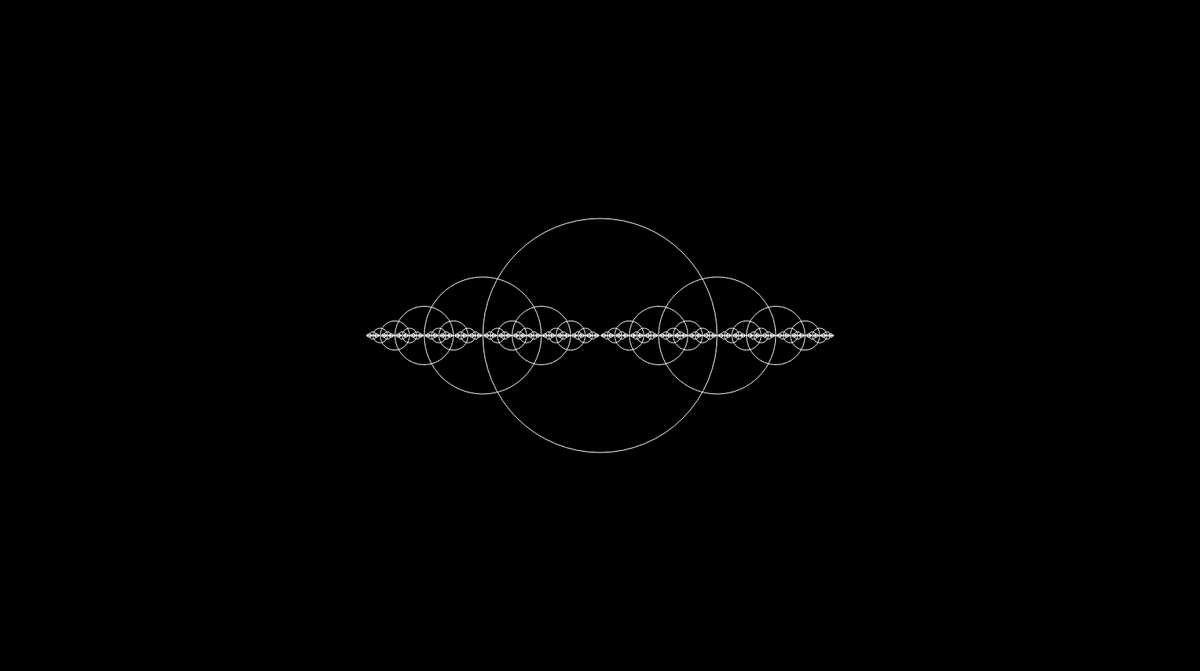
Frame 1 (no input)
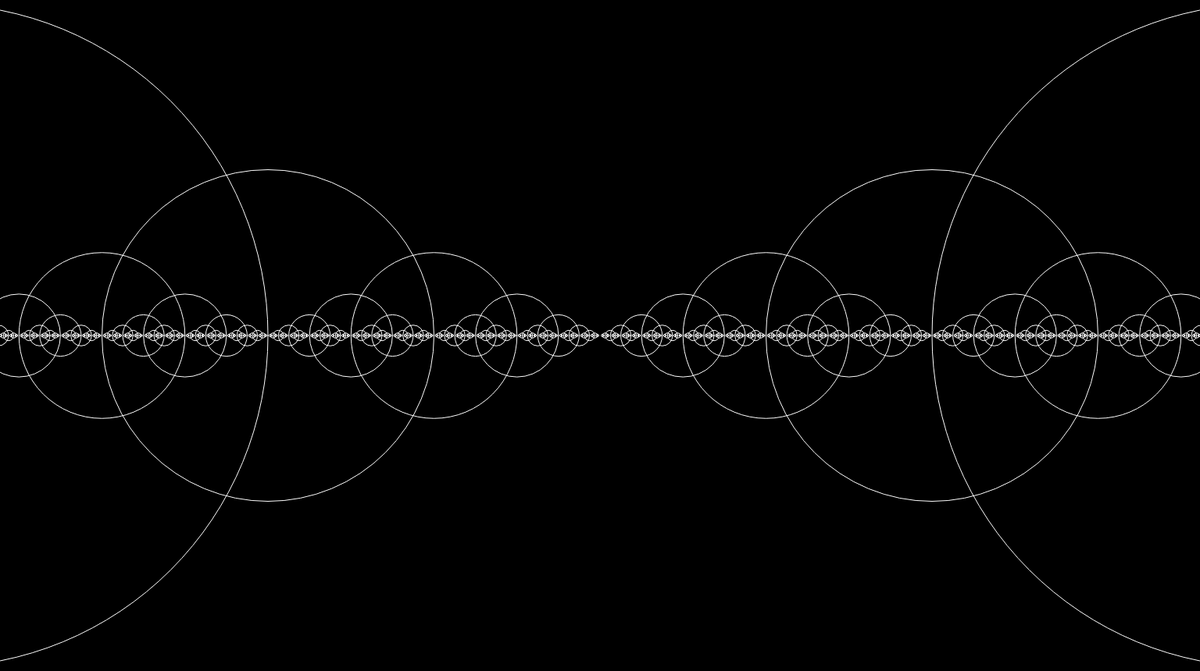
Frame 60 (no input)
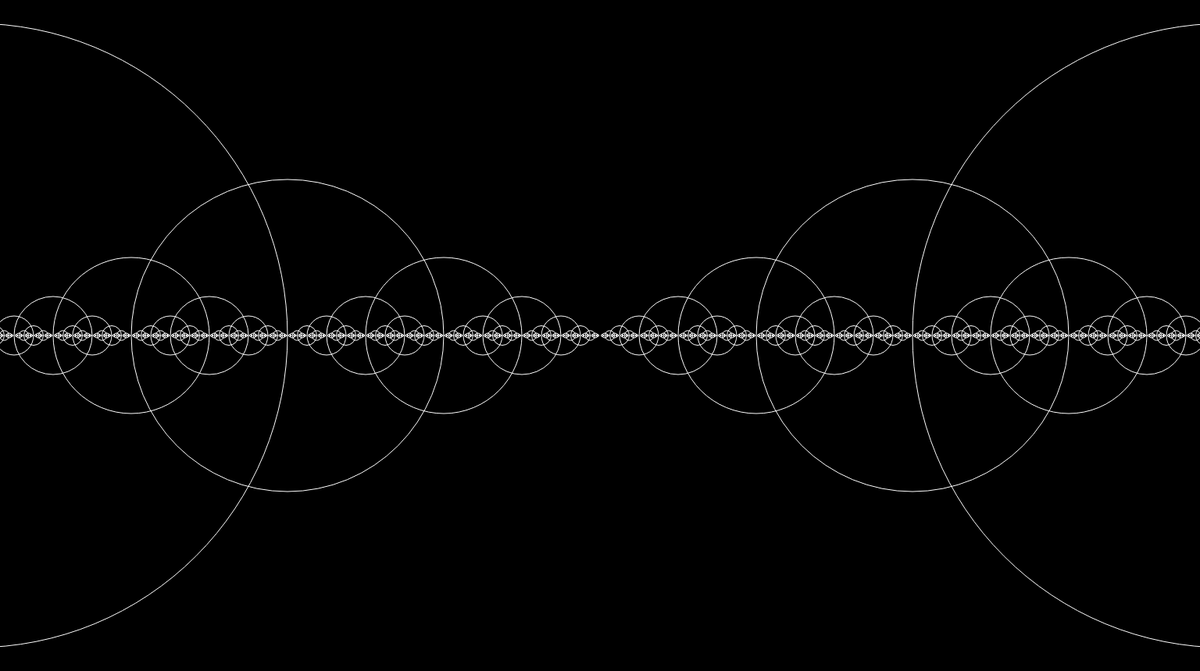
Frame 120 (the mouse pressed at the canvas centre since frame 60)

The p5.js sketch that drew these frames (run headless with seeded random() and noise() and a simulated clock; from frame 60 on, the mouse is pressed at the canvas centre):

// p5.js sketch
// ── sketch.js
// how do I get the perpetual zoom!
let going;
let value;
let val;

function setup() {
  createCanvas(1536, 860);
  // dia = 300;
  going = 300;
  value = true;
  val = 1;
  m = 0;
}

function draw() {
  background(0);
  push();
  DrawCircle(width / 2, height / 2, going);
  if (value) {
    going += 50;
    if (going > 2 * width) {
      going = going / 2;
    }
  }
}

function keyPressed() {
  if (key == ' ') {
    if (value == true) {
      value = false;
    } else {
      value = true;
    }
  }
}

function DrawCircle(x, y, dia) {
  stroke(255);
  noFill();
  if (dia > 2) {
    if (dia < width) {
      ellipse(x, y, dia);
      DrawCircle(x + 0.5 * dia, y, 0.5 * dia);
      DrawCircle(x - 0.5 * dia, y, 0.5 * dia);
      // DrawCircle(x, y + 0.5 * dia, 0.5 * dia);
      // DrawCircle(x, y - 0.5 * dia, 0.5 * dia);
    } else if (dia >= width) {
      DrawCircle(x + 0.5 * dia, y, 0.5 * dia);
      DrawCircle(x - 0.5 * dia, y, 0.5 * dia);
      // DrawCircle(x, y + 0.5 * dia, 0.5 * dia);
      // DrawCircle(x, y - 0.5 * dia, 0.5 * dia);
    }
  }
}
